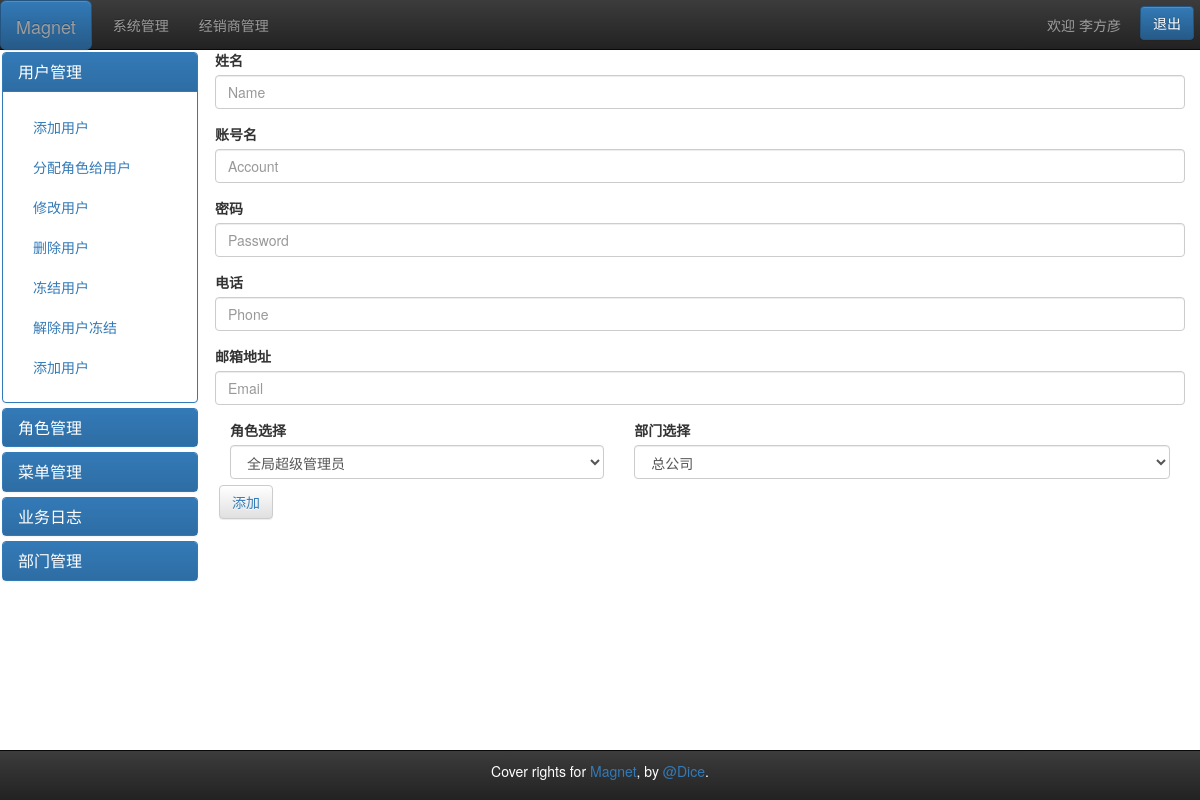
Screenshot of /index.php/manager/user_add with the database file from the repository.
### tables this page shows
CREATE TABLE IF NOT EXISTS `menu` (
  `id` int(65) NOT NULL AUTO_INCREMENT COMMENT '主键id',
  `code` varchar(255) DEFAULT NULL COMMENT '菜单编号',
  `pcode` varchar(255) DEFAULT NULL COMMENT '菜单父编号',
  `pcodes` varchar(255) DEFAULT NULL COMMENT '当前菜单的所有父菜单编号',
  `name` varchar(255) DEFAULT NULL COMMENT '菜单名称',
  `url` varchar(255) DEFAULT NULL COMMENT 'url地址',
  `levels` int(65) DEFAULT NULL COMMENT '菜单层级',
  `tips` varchar(255) DEFAULT NULL COMMENT '备注',
  `status` int(65) DEFAULT NULL COMMENT '菜单状态 :  1:启用   0:不启用',
  PRIMARY KEY (`id`)
);

### application/controllers/Manager.php (called while the page is built, shortened)
<?php
class Manager extends CI_Controller {
    public function user_add(){
            $this->load->database();
		    $this->load->view('head.php');
            $query = $this->db->query("SELECT * FROM menu WHERE menu.levels = 1");
            $navbarFirst =  $query->row()->name;
            $data['navbarFirst'] = $navbarFirst;
            $this->load->view('Reseller/navbar.php',$data);
            $sidebar = $this->db->query("SELECT * FROM menu WHERE levels = 2");
			$data['side0'] = $sidebar->row_array(0);
			$data['side1'] = $sidebar->row_array(1);
			$data['side2'] = $sidebar->row_array(2);
			$data['side3'] = $sidebar->row_array(3);
			$data['side4'] = $sidebar->row_array(4);
			$mgr = $this->db->query("SELECT * FROM menu WHERE levels = 3 and pcodes = '[0],[system],[mgr],'");
			$data['mgr'] = $mgr->result_array();
			$role = $this->db->query("SELECT * FROM menu WHERE levels = 3 and pcode = 'role'");
			$data['role'] = $role->result_array();
            $menu = $this->db->query("SELECT * FROM menu WHERE levels = 3 and pcode = 'menu'");
			$data['menu'] = $menu->result_array();
			$log = $this->db->query("SELECT * FROM menu WHERE levels = 3 and pcode = 'log'");
			$data['log'] = $log->result_array();
			$dept = $this->db->query("SELECT * FROM menu WHERE levels = 3 and pcode = 'dept'");
			$data['dept'] = $dept->result_array();
            $this->load->view('Manager/sidebar.php',$data);
            $role_tips = $this->db->query('SELECT
            *
			FROM
			role');
			$data['role_tips'] = $role_tips->result_array();
			$dept_fullname = $this->db->query('SELECT
			*
			FROM
			dept ');
			$data['dept_fullname'] = $dept_fullname->result_array();
            $this->load->view('Add/user_add.php',$data);
            $this->load->view('foot.php');
		    $this->load->view('modal.php');
		    $this->load->view('jquery_tail.php');
		    $this->load->view('login.js');
			$name = $this->input->post('name');
			$account = $this->input->post('account');
			$password = $this->input->post('password');
			$phone = $this->input->post('phone');
			$email = $this->input->post('email');
			$role_tips = $this->input->post('role_tips');
			$dept_fullname = $this->input->post('dept_fullname');
			if($name == null|| $account == null || $password == null|| $phone == null || $email == null || $role_tips == null || $dept_fullname == null){
				return;
			}
    }
}

### index.php (called while the page is built, shortened)
<?php
require_once BASEPATH.'core/CodeIgniter.php';

### application/views/Add/user_add.php (the view)
<form method="post" action="http://localhost/rice/index.php/manager/user_add">
  <div class="form-group">
    <label for="exampleInputEmail1">姓名</label>
    <input type="text" class="form-control" id="exampleInputEmail1" placeholder="Name" name="name">
  </div>
  <div class="form-group">
    <label for="exampleInputPassword1">账号名</label>
    <input type="text" class="form-control" id="exampleInputPassword1" placeholder="Account" name="account">
  </div>
  <div class="form-group">
    <label for="exampleInputPassword1">密码</label>
    <input type="password" class="form-control" id="exampleInputPassword1" placeholder="Password" name="password">
  </div>
  <div class="form-group">
    <label for="exampleInputPassword1">电话</label>
    <input type="number" class="form-control" id="exampleInputPassword1" placeholder="Phone" name="phone">
  </div>
  <div class="form-group">
    <label for="exampleInputPassword1">邮箱地址</label>
    <input type="email" class="form-control" id="exampleInputPassword1" placeholder="Email" name="email">
  </div>
  <div class="col-md-5">
            <label for="cool">角色选择</label>
            <select class="form-control" id="cool" name="role">
            <?php foreach($role_tips as $row):?>
                <option><?=$row['tips']?></option>
            <?php endforeach; ?>
            </select>
  </div>
  <div class="col-md-7">
            <label for="cool">部门选择</label>
            <select class="form-control" id="cool" name="dept">
            <?php foreach($dept_fullname as $row):?>
                <option><?=$row['fullname']?></option>
            <?php endforeach; ?>
            </select>
  </div>
  <button type="submit" class="btn btn-default"><a href="#">添加</a></button>
</form>

### application/views/Manager/sidebar.php (shortened to what this page needs)
<div class="container-fluid">
<div class="row">
	<div class="col-sm-3 col-md-2 sidebar">
		<div class="panel-group" id="accordion">
	<div class="panel panel-primary  side-panel">
		<div class="panel-heading">
			<h4 class="panel-title ">
				<a data-toggle="collapse" data-parent="#accordion"
				   href="#collapse1">
					<?php echo $side0['name'] ; ?>
				</a>
			</h4>
		</div>
		<div id="collapse1" class="panel-collapse collapse in">
			<div class="panel-body">
				<ul class="nav nav-sidebar">
					<?php foreach ($mgr as $value):?>
					<li><a href="http://localhost/rice/index.php/manager/user_add"><?=$value['name']?></a></li>
					<?php endforeach;?>
				</ul>
			</div>
		</div>
	</div>
	<div class="panel panel-primary  side-panel">
		<div class="panel-heading">
			<h4 class="panel-title ">
				<a data-toggle="collapse" data-parent="#accordion"
				   href="#collapse2">
					<?php echo $side1['name'] ; ?>
				</a>
			</h4>
		</div>
	</div>
	<div class="panel panel-primary  side-panel">
		<div class="panel-heading">
			<h4 class="panel-title ">
				<a data-toggle="collapse" data-parent="#accordion"
				   href="#collapse3">
				   <?php echo $side2['name'] ; ?>
				</a>
			</h4>
		</div>
	</div>
	<div class="panel panel-primary  side-panel">
		<div class="panel-heading">
			<h4 class="panel-title ">
				<a data-toggle="collapse" data-parent="#accordion"
				   href="#collapse4">
				   <?php echo $side3['name'] ; ?>
				</a>
			</h4>
		</div>
	</div>
	<div class="panel panel-primary  side-panel">
		<div class="panel-heading">
			<h4 class="panel-title ">
				<a data-toggle="collapse" data-parent="#accordion"
				   href="#collapse5">
				   <?php echo $side4['name'] ; ?>
				</a>
			</h4>
		</div>
	</div>
		</div>
	</div>
<div class="col-sm-9  col-md-10  main">

### application/views/head.php (style rules this page uses)
html { width:100%; overflow-x:hidden; }
body { margin-bottom: 50px; }
.container-fluid { width:100%; height:100%; }
.btn { margin-right: 6px; position:relative; top:6px; }
.sidebar { padding:2px 2px 0px 2px; }
.btn { margin-left: 4px; }

### rows the page displays
menu: name "用户管理"
menu: name "添加用户"
menu: name "分配角色给用户"
menu: name "修改用户"
menu: name "删除用户"
menu: name "冻结用户"
menu: name "解除用户冻结"
menu: name "添加用户"
menu: name "角色管理"
menu: name "菜单管理"
menu: name "业务日志"
menu: name "部门管理"

### other values shown
$navbarFirst "系统管理"
form field role "全局超级管理员"
form field dept "总公司"
